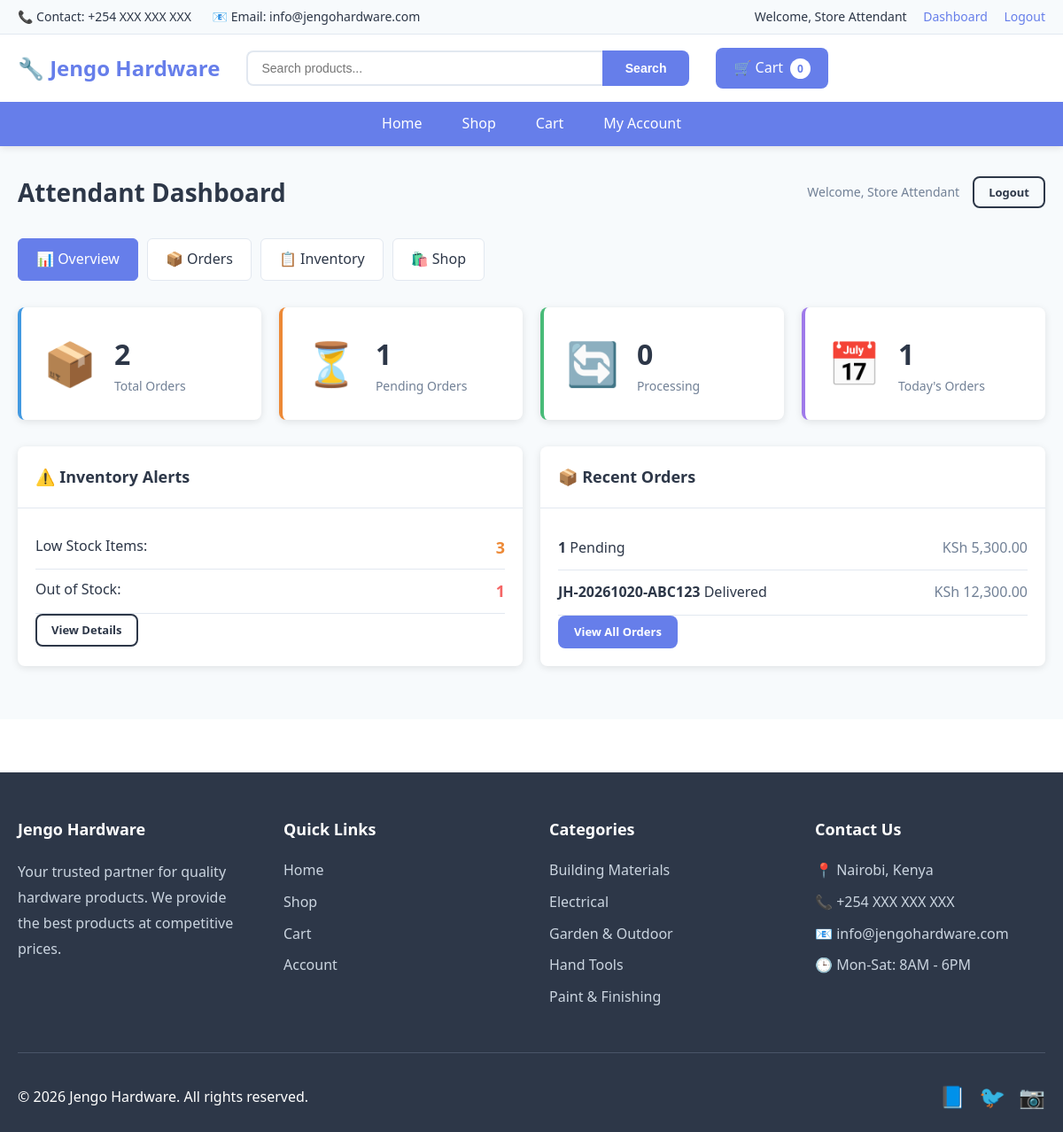
Page /attendant.php (signed in) on the committed database.
### tables this page shows
CREATE TABLE orders (
    id INT UNSIGNED AUTO_INCREMENT PRIMARY KEY,
    user_id INT UNSIGNED DEFAULT NULL COMMENT 'NULL for guest orders',
    order_number VARCHAR(50) NOT NULL UNIQUE COMMENT 'Human-readable order reference',
    customer_name VARCHAR(100) NOT NULL,
    customer_email VARCHAR(100) NOT NULL,
    customer_phone VARCHAR(20) NOT NULL,
    subtotal DECIMAL(10, 2) NOT NULL COMMENT 'Total before delivery fee',
    delivery_fee DECIMAL(10, 2) NOT NULL DEFAULT 0,
    total_amount DECIMAL(10, 2) NOT NULL COMMENT 'Final amount to pay',
    delivery_method ENUM('pickup', 'standard', 'express') NOT NULL DEFAULT 'pickup',
    payment_method ENUM('mpesa', 'paystack', 'cash') NOT NULL,
    payment_reference VARCHAR(100) DEFAULT NULL COMMENT 'Payment gateway reference',
    shipping_address JSON DEFAULT NULL COMMENT 'Address details for delivery',
    notes TEXT DEFAULT NULL COMMENT 'Customer notes or instructions',
    status ENUM('pending', 'processing', 'shipped', 'delivered', 'cancelled') NOT NULL DEFAULT 'pending',
    payment_status ENUM('pending', 'paid', 'failed', 'refunded') NOT NULL DEFAULT 'pending',
    created_at TIMESTAMP DEFAULT CURRENT_TIMESTAMP,
    updated_at TIMESTAMP DEFAULT CURRENT_TIMESTAMP ON UPDATE CURRENT_TIMESTAMP,
    FOREIGN KEY (user_id) REFERENCES users(id) ON DELETE SET NULL,
    INDEX idx_user (user_id),
    INDEX idx_order_number (order_number),
    INDEX idx_customer_email (customer_email),
    INDEX idx_status (status),
    INDEX idx_payment_status (payment_status),
    INDEX idx_payment_method (payment_method),
    INDEX idx_created_at (created_at),
    INDEX idx_composite_status (status, payment_status)
);

CREATE TABLE categories (
    id INT UNSIGNED AUTO_INCREMENT PRIMARY KEY,
    name VARCHAR(100) NOT NULL UNIQUE,
    description TEXT DEFAULT NULL,
    status ENUM('active', 'inactive') NOT NULL DEFAULT 'active',
    created_at TIMESTAMP DEFAULT CURRENT_TIMESTAMP,
    updated_at TIMESTAMP DEFAULT CURRENT_TIMESTAMP ON UPDATE CURRENT_TIMESTAMP,
    INDEX idx_name (name),
    INDEX idx_status (status)
);

### attendant.php (the view, shortened to what this page needs)
<?php
try {
    $pdo = new PDO(
        "mysql:host=" . DB_HOST . ";dbname=" . DB_NAME . ";charset=utf8mb4",
        DB_USER,
        DB_PASS,
        [
            PDO::ATTR_ERRMODE => PDO::ERRMODE_EXCEPTION,
            PDO::ATTR_DEFAULT_FETCH_MODE => PDO::FETCH_ASSOC
        ]
    );
} catch (PDOException $e) {
    die("Database connection failed");
}
$active_tab = $_GET['tab'] ?? 'overview';
$stmt = $pdo->query("
    SELECT
        COUNT(*) as total_orders,
        SUM(CASE WHEN status = 'pending' THEN 1 ELSE 0 END) as pending_orders,
        SUM(CASE WHEN status = 'processing' THEN 1 ELSE 0 END) as processing_orders,
        SUM(CASE WHEN DATE(created_at) = CURDATE() THEN 1 ELSE 0 END) as today_orders
    FROM orders
");
$order_stats = $stmt->fetch();
$stmt = $pdo->query("
    SELECT
        COUNT(*) as total_products,
        SUM(CASE WHEN stock < 10 THEN 1 ELSE 0 END) as low_stock_count,
        SUM(CASE WHEN stock = 0 THEN 1 ELSE 0 END) as out_of_stock_count
    FROM products
    WHERE status = 'active'
");
$inventory_stats = $stmt->fetch();
include 'includes/header.php';
?>
<div class="attendant-dashboard">
    <div class="container">
        <div class="dashboard-header">
            <h1>Attendant Dashboard</h1>
            <div class="header-actions">
                <span class="user-name">Welcome, <?php echo htmlspecialchars($_SESSION['user_name']); ?></span>
                <a href="auth.php?action=logout" class="btn btn-outline btn-sm">Logout</a>
            </div>
        </div>
        <div class="dashboard-tabs">
            <a href="?tab=overview" class="tab-btn <?php echo $active_tab == 'overview' ? 'active' : ''; ?>">
                📊 Overview
            </a>
            <a href="?tab=orders" class="tab-btn <?php echo $active_tab == 'orders' ? 'active' : ''; ?>">
                📦 Orders
            </a>
            <a href="?tab=inventory" class="tab-btn <?php echo $active_tab == 'inventory' ? 'active' : ''; ?>">
                📋 Inventory
            </a>
            <a href="shop.php" class="tab-btn">
                🛍️ Shop
            </a>
        </div>
        <?php if ($active_tab == 'overview'): ?>
            <div class="stats-grid">
                <div class="stat-card blue">
                    <div class="stat-icon">📦</div>
                    <div class="stat-details">
                        <div class="stat-value"><?php echo $order_stats['total_orders']; ?></div>
                        <div class="stat-label">Total Orders</div>
                    </div>
                </div>
                <div class="stat-card yellow">
                    <div class="stat-icon">⏳</div>
                    <div class="stat-details">
                        <div class="stat-value"><?php echo $order_stats['pending_orders']; ?></div>
                        <div class="stat-label">Pending Orders</div>
                    </div>
                </div>
                <div class="stat-card green">
                    <div class="stat-icon">🔄</div>
                    <div class="stat-details">
                        <div class="stat-value"><?php echo $order_stats['processing_orders']; ?></div>
                        <div class="stat-label">Processing</div>
                    </div>
                </div>
                <div class="stat-card purple">
                    <div class="stat-icon">📅</div>
                    <div class="stat-details">
                        <div class="stat-value"><?php echo $order_stats['today_orders']; ?></div>
                        <div class="stat-label">Today's Orders</div>
                    </div>
                </div>
            </div>
            <div class="dashboard-grid">
                <div class="dashboard-card">
                    <div class="card-header">
                        <h2>⚠️ Inventory Alerts</h2>
                    </div>
                    <div class="card-body">
                        <div class="alert-item">
                            <span class="alert-label">Low Stock Items:</span>
                            <span class="alert-value warning"><?php echo $inventory_stats['low_stock_count']; ?></span>
                        </div>
                        <div class="alert-item">
                            <span class="alert-label">Out of Stock:</span>
                            <span class="alert-value danger"><?php echo $inventory_stats['out_of_stock_count']; ?></span>
                        </div>
                        <a href="?tab=inventory&filter=low" class="btn btn-sm btn-outline">View Details</a>
                    </div>
                </div>
                <div class="dashboard-card">
                    <div class="card-header">
                        <h2>📦 Recent Orders</h2>
                    </div>
                    <div class="card-body">
                        <?php
                        $stmt = $pdo->query("
                            SELECT * FROM orders
                            ORDER BY created_at DESC
                            LIMIT 5
                        ");
                        $recent_orders = $stmt->fetchAll();
                        ?>
                        <?php if (empty($recent_orders)): ?>
                            <p class="text-muted">No recent orders</p>
                        <?php else: ?>
                            <?php foreach ($recent_orders as $order): ?>
                                <div class="mini-order-item">
                                    <div>
                                        <strong><?php echo htmlspecialchars($order['order_number']); ?></strong>
                                        <span class="status-badge status-<?php echo $order['status']; ?>">
                                            <?php echo ucfirst($order['status']); ?>
                                        </span>
                                    </div>
                                    <div class="text-muted">KSh <?php echo number_format($order['total_amount'], 2); ?></div>
                                </div>
                            <?php endforeach; ?>
                        <?php endif; ?>
                        <a href="?tab=orders" class="btn btn-sm btn-primary">View All Orders</a>
                    </div>
                </div>
            </div>
        <?php endif; ?>
    </div>
</div>
<?php include 'includes/footer.php'; ?>

### includes/footer.php (shortened to what this page needs)
    </main>
    <footer class="main-footer">
        <div class="footer-content">
            <div class="container">
                <div class="footer-grid">
                    <div class="footer-section">
                        <h3>Jengo Hardware</h3>
                        <p>Your trusted partner for quality hardware products. We provide the best products at competitive prices.</p>
                    </div>
                    <div class="footer-section">
                        <h3>Quick Links</h3>
                        <ul class="footer-links">
                            <li><a href="index.php">Home</a></li>
                            <li><a href="shop.php">Shop</a></li>
                            <li><a href="cart.php">Cart</a></li>
                            <li><a href="auth.php">Account</a></li>
                        </ul>
                    </div>
                    <div class="footer-section">
                        <h3>Categories</h3>
                        <ul class="footer-links">
                            <?php
                            if (isset($pdo)) {
                                $stmt = $pdo->query("SELECT * FROM categories WHERE status = 'active' ORDER BY name LIMIT 5");
                                $footer_categories = $stmt->fetchAll();
                                foreach ($footer_categories as $cat) {
                                    echo '<li><a href="shop.php?category=' . $cat['id'] . '">' . htmlspecialchars($cat['name']) . '</a></li>';
                                }
                            }
                            ?>
                        </ul>
                    </div>
                    <div class="footer-section">
                        <h3>Contact Us</h3>
                        <ul class="footer-contact">
                            <li>📍 Nairobi, Kenya</li>
                            <li>📞 +254 XXX XXX XXX</li>
                            <li>📧 info@jengohardware.com</li>
                            <li>🕒 Mon-Sat: 8AM - 6PM</li>
                        </ul>
                    </div>
                </div>
                <div class="footer-bottom">
                    <p>&copy; <?php echo date('Y'); ?> Jengo Hardware. All rights reserved.</p>
                    <div class="footer-social">
                        <a href="#" aria-label="Facebook">📘</a>
                        <a href="#" aria-label="Twitter">🐦</a>
                        <a href="#" aria-label="Instagram">📷</a>
                    </div>
                </div>
            </div>
        </div>
    </footer>
</body>
</html>

### assets/css/style.css (style rules this page uses)
* { margin: 0; padding: 0; box-sizing: border-box; }
:root { --primary-color: #667eea; --primary-dark: #5568d3; --secondary-color: #764ba2; --success-color: #48bb78; --danger-color: #f56565; --warning-color: #ed8936; --info-color: #4299e1; --dark-color: #2d3748; --light-color: #f7fafc; --border-color: #e2e8f0; --text-color: #2d3748; --text-muted: #718096; --shadow: 0 2px 8px rgba(0, 0, 0, 0.1); --shadow-lg: 0 10px 40px rgba(0, 0, 0, 0.1); --transition: all 0.3s ease; --border-radius: 8px; }
body { font-family: 'Segoe UI', Tahoma, Geneva, Verdana, sans-serif; line-height: 1.6; color: var(--text-color); background-color: #fff; }
a { text-decoration: none; color: inherit; transition: var(--transition); }
ul { list-style: none; }
.container { max-width: 1200px; margin: 0 auto; padding: 0 20px; }
.header-actions { display: flex; gap: 15px; }
.btn { display: inline-block; padding: 10px 24px; border: 2px solid transparent; border-radius: var(--border-radius); font-weight: 600; text-align: center; cursor: pointer; transition: var(--transition); font-size: 14px; }
.btn-primary { background: var(--primary-color); color: white; }
.btn-outline { background: transparent; border-color: currentColor; }
.btn-sm { padding: 6px 16px; font-size: 13px; }
.main-footer { background: var(--dark-color); color: white; padding: 50px 0 20px; margin-top: 60px; }
.footer-grid { display: grid; grid-template-columns: repeat(auto-fit, minmax(250px, 1fr)); gap: 40px; margin-bottom: 40px; }
.footer-section h3 { font-size: 18px; margin-bottom: 20px; }
.footer-section p { color: #cbd5e0; line-height: 1.8; }
.footer-links li { margin-bottom: 10px; }
.footer-links a { color: #cbd5e0; }
.footer-contact li { margin-bottom: 10px; color: #cbd5e0; }
.footer-bottom { display: flex; justify-content: space-between; align-items: center; padding-top: 30px; border-top: 1px solid #4a5568; }
.footer-social { display: flex; gap: 15px; font-size: 24px; }
.text-muted { color: var(--text-muted); }

### attendant.php (style rules this page uses)
.attendant-dashboard { padding: 30px 0; background: #f7fafc; min-height: calc(100vh - 400px); }
.dashboard-header { display: flex; justify-content: space-between; align-items: center; margin-bottom: 30px; }
.dashboard-header h1 { font-size: 28px; color: #2d3748; }
.header-actions { display: flex; align-items: center; gap: 15px; }
.user-name { font-size: 14px; color: #718096; }
.dashboard-tabs { display: flex; gap: 10px; margin-bottom: 30px; flex-wrap: wrap; }
.tab-btn { padding: 10px 20px; background: white; border: 1px solid #e2e8f0; border-radius: 6px; font-weight: 500; transition: all 0.3s; }
.tab-btn:hover, .tab-btn.active { background: #667eea; color: white; border-color: #667eea; }
.stats-grid { display: grid; grid-template-columns: repeat(auto-fit, minmax(250px, 1fr)); gap: 20px; margin-bottom: 30px; }
.stat-card { background: white; padding: 25px; border-radius: 8px; display: flex; align-items: center; gap: 20px; box-shadow: 0 2px 8px rgba(0,0,0,0.1); }
.stat-card.blue { border-left: 4px solid #4299e1; }
.stat-card.yellow { border-left: 4px solid #ed8936; }
.stat-card.green { border-left: 4px solid #48bb78; }
.stat-card.purple { border-left: 4px solid #9f7aea; }
.stat-icon { font-size: 48px; }
.stat-value { font-size: 32px; font-weight: 700; color: #2d3748; }
.stat-label { font-size: 14px; color: #718096; }
.dashboard-grid { display: grid; grid-template-columns: repeat(auto-fit, minmax(300px, 1fr)); gap: 20px; margin-bottom: 30px; }
.dashboard-card, .content-card { background: white; border-radius: 8px; box-shadow: 0 2px 8px rgba(0,0,0,0.1); overflow: hidden; }
.card-header { padding: 20px; border-bottom: 1px solid #e2e8f0; }
.card-header h2 { font-size: 18px; color: #2d3748; }
.card-body { padding: 20px; }
.alert-item { display: flex; justify-content: space-between; padding: 10px 0; border-bottom: 1px solid #e2e8f0; }
.alert-value { font-weight: 700; font-size: 18px; }
.alert-value.warning { color: #ed8936; }
.alert-value.danger { color: #f56565; }
.mini-order-item { padding: 12px 0; border-bottom: 1px solid #e2e8f0; display: flex; justify-content: space-between; align-items: center; }

### rows in the picture
orders: order_number "1", status "Pending", total_amount "5,300.00"
orders: order_number "JH-20261020-ABC123", status "Delivered", total_amount "12,300.00"
categories: name "Building Materials"
categories: name "Electrical"
categories: name "Garden & Outdoor"
categories: name "Hand Tools"
categories: name "Paint & Finishing"

### other values in the picture
$_SESSION['user_name'] "Store Attendant"
$cart_count "0"
$order_stats['total_orders'] "2"
$order_stats['pending_orders'] "1"
$order_stats['processing_orders'] "0"
$order_stats['today_orders'] "1"
$inventory_stats['low_stock_count'] "3"
$inventory_stats['out_of_stock_count'] "1"
